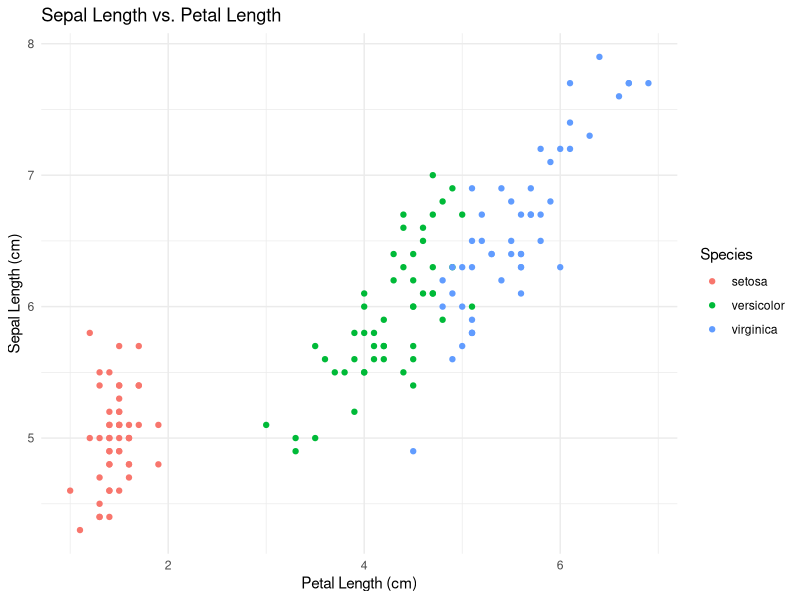

Generate this figure with R:
## ---- chunk 1
knitr::opts_chunk$set(echo = TRUE)
## ---- chunk 2
# Load the 'tidyverse' package for data handling
library(tidyverse)

# Display the first few rows of the built-in iris dataset
head(iris)

# Get summary statistics for the Sepal.Length column
summary(iris$Sepal.Length)
## ---- chunk 3
# Create a scatter plot of Sepal Length vs. Petal Length, colored by Species
iris_plot <- ggplot(iris, aes(x = Petal.Length, y = Sepal.Length, color = Species)) +
geom_point() +
labs(
title = "Sepal Length vs. Petal Length",
x = "Petal Length (cm)",
y = "Sepal Length (cm)"
) +
theme_minimal()

# Display the plot
iris_plot
